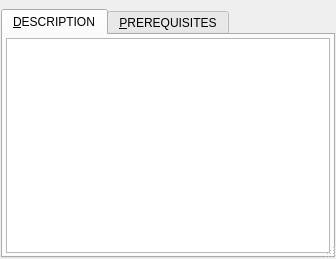
<?xml version="1.0" encoding="UTF-8"?>
<ui version="4.0">
 <class>ExtensionWindow</class>
 <widget class="QDialog" name="ExtensionWindow">
  <property name="geometry">
   <rect>
    <x>0</x>
    <y>0</y>
    <width>336</width>
    <height>259</height>
   </rect>
  </property>
  <property name="sizeGripEnabled">
   <bool>true</bool>
  </property>
  <layout class="QVBoxLayout" name="verticalLayout_4">
   <property name="spacing">
    <number>0</number>
   </property>
   <property name="margin">
    <number>0</number>
   </property>
   <item>
    <widget class="TitleBar" name="titleBar" native="true">
     <property name="maximumSize">
      <size>
       <width>16777215</width>
       <height>17</height>
      </size>
     </property>
     <property name="minimizeButtonVisible" stdset="0">
      <bool>false</bool>
     </property>
    </widget>
   </item>
   <item>
    <widget class="QWidget" name="windowFrame" native="true">
     <layout class="QVBoxLayout" name="verticalLayout_5">
      <property name="leftMargin">
       <number>1</number>
      </property>
      <property name="topMargin">
       <number>9</number>
      </property>
      <property name="rightMargin">
       <number>1</number>
      </property>
      <property name="bottomMargin">
       <number>1</number>
      </property>
      <item>
       <widget class="QWidget" name="tabParent" native="true">
        <property name="role" stdset="0">
         <string notr="true">tab-parent</string>
        </property>
        <layout class="QVBoxLayout" name="verticalLayout">
         <property name="margin">
          <number>0</number>
         </property>
         <item>
          <widget class="QTabWidget" name="tabWidget">
           <property name="currentIndex">
            <number>0</number>
           </property>
           <widget class="QWidget" name="tabDescription">
            <attribute name="title">
             <string extracomment="extensioninfo_description">&amp;DESCRIPTION</string>
            </attribute>
            <layout class="QVBoxLayout" name="verticalLayout_2">
             <property name="margin">
              <number>3</number>
             </property>
             <item>
              <widget class="QTextBrowser" name="textDescription">
               <property name="openExternalLinks">
                <bool>true</bool>
               </property>
              </widget>
             </item>
            </layout>
           </widget>
           <widget class="QWidget" name="tabRequirements">
            <attribute name="title">
             <string extracomment="extensioninfo_requiredextensions">&amp;PREREQUISITES</string>
            </attribute>
            <layout class="QVBoxLayout" name="verticalLayout_3">
             <property name="margin">
              <number>3</number>
             </property>
             <item>
              <widget class="QTreeView" name="treeRequirements">
               <property name="contextMenuPolicy">
                <enum>Qt::CustomContextMenu</enum>
               </property>
               <property name="uniformRowHeights">
                <bool>true</bool>
               </property>
               <property name="headerHidden">
                <bool>true</bool>
               </property>
               <property name="role" stdset="0">
                <string notr="true">tree</string>
               </property>
              </widget>
             </item>
            </layout>
           </widget>
          </widget>
         </item>
        </layout>
       </widget>
      </item>
     </layout>
    </widget>
   </item>
  </layout>
 </widget>
 <customwidgets>
  <customwidget>
   <class>TitleBar</class>
   <extends>QWidget</extends>
   <header>titlebar.h</header>
   <container>1</container>
   <slots>
    <signal>closeRequest()</signal>
    <signal>showNormalRequest()</signal>
    <signal>showMaximizedRequest()</signal>
    <signal>showMinimizedRequest()</signal>
    <signal>helpRequest()</signal>
   </slots>
  </customwidget>
 </customwidgets>
 <resources/>
 <connections>
  <connection>
   <sender>titleBar</sender>
   <signal>closeRequest()</signal>
   <receiver>ExtensionWindow</receiver>
   <slot>accept()</slot>
   <hints>
    <hint type="sourcelabel">
     <x>186</x>
     <y>5</y>
    </hint>
    <hint type="destinationlabel">
     <x>188</x>
     <y>-7</y>
    </hint>
   </hints>
  </connection>
  <connection>
   <sender>titleBar</sender>
   <signal>showMinimizedRequest()</signal>
   <receiver>ExtensionWindow</receiver>
   <slot>showMinimized()</slot>
   <hints>
    <hint type="sourcelabel">
     <x>244</x>
     <y>3</y>
    </hint>
    <hint type="destinationlabel">
     <x>245</x>
     <y>-10</y>
    </hint>
   </hints>
  </connection>
 </connections>
</ui>
